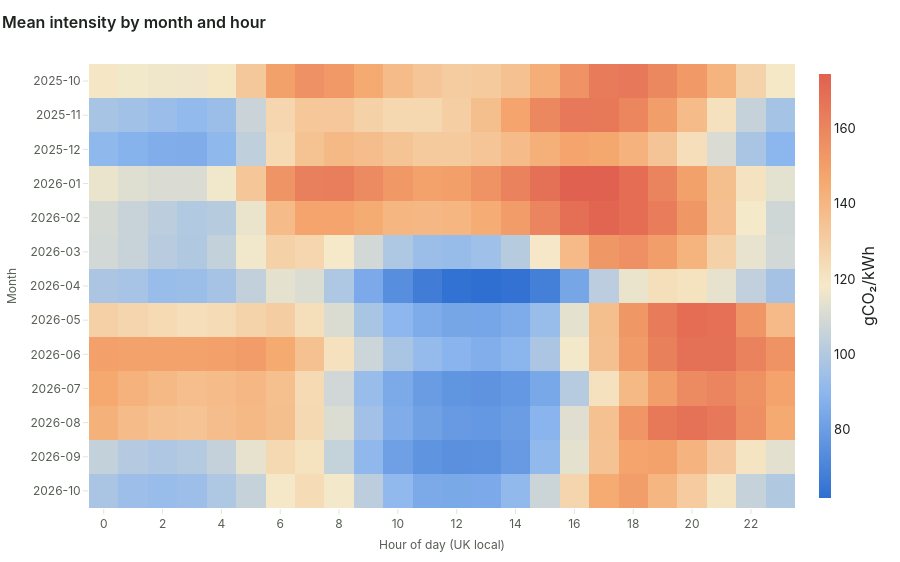

Notebook source saved alongside this figure:
### Code cell
charts.heatmap(heatmap_matrix(a, 'year_month'), 'Mean intensity by month and hour', 'Month')

### Figure 1 — Plotly figure (JSON) as saved in the notebook; plotly's stock layout.template omitted (floating-point values rounded to 4 significant figures; data arrays with more than 128 entries replaced by an {"elided": "..."} marker saying what was removed)
{"data": [{"colorbar": {"outlinewidth": 0, "thickness": 12, "title": {"side": "right", "text": "gCO₂/kWh"}}, "colorscale": [[0.0, "#2F6FD1"], [0.25, "#8DB7EE"], [0.5, "#F5E9C9"], [0.75, "#F5A86E"], [1.0, "#E0614F"]], "hovertemplate": "%{y}, %{x}:00<br><b>%{z:.0f}</b> gCO₂/kWh<extra></extra>", "type": "heatmap", "x": [0, 1, 2, 3, 4, 5, 6, 7, 8, 9, 10, 11, 12, 13, 14, 15, 16, 17, 18, 19, 20, 21, 22, 23], "y": ["2025-10", "2025-11", "2025-12", "2026-01", "2026-02", "2026-03", "2026-04", "2026-05", "2026-06", "2026-07", "2026-08", "2026-09", "2026-10"], "z": {"elided": "13x24 float values"}}], "layout": {"height": 562, "hovermode": "closest", "title": {"text": "Mean intensity by month and hour"}, "xaxis": {"dtick": 2, "showgrid": false, "title": {"text": "Hour of day (UK local)"}}, "yaxis": {"autorange": "reversed", "showgrid": false, "title": {"text": "Month"}, "type": "category"}}}
